Frame 1 (no input): blank canvas, image omitted
Frame 60 (the mouse pressed at the canvas centre just before this capture): blank canvas, image omitted
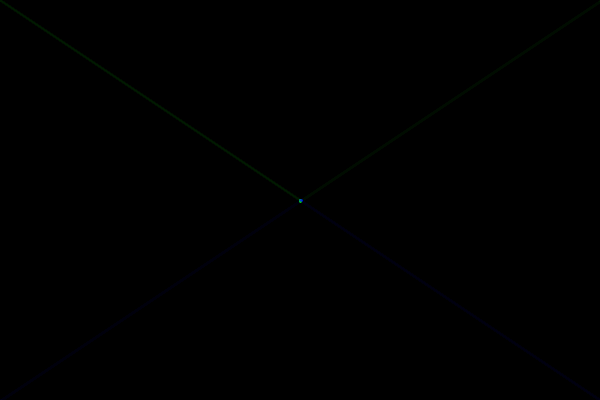
Frame 120 (the mouse held since frame 60 and released just before this capture)

The Processing sketch whose frames 1 and 60 were blank and that drew this single picture after the mouse press (run headless with seeded random() and noise(); from frame 60 on, the mouse is pressed at the canvas centre):

// Processing sketch: processing_88824
// ── processing_88824.pde

/* symmetry_pen */
/* draw symmetrical red and blue lines with the mouse */
/* rfboyce@gmail.com */
/* 08 Feb 2012 */

/* define globals */
color bgFill = color(0, 0, 0);
color penStroke = color(0, 255, 0);
color bluePenStroke = color(0, 0, 255);

/* set the canvas and base shapes*/
void setup(){
  size(600, 400);
  background(bgFill);
}

void draw(){
  rectMode(CORNER);
  noStroke();
  fill(bgFill, 10);
  rect(0, 0, width, height);
  smooth();
  // draw a pen tool
  strokeWeight(2);
  stroke(penStroke);
  line(mouseX, mouseY, pmouseX, pmouseY); 
  // and its reflection around Y
  pushMatrix();
  translate(width, 1);
  scale(-1, 1);
  stroke(penStroke, 80);
  line(mouseX, mouseY, pmouseX, pmouseY);
  popMatrix();
  // its reflection around X
  pushMatrix();
  translate(1, height);
  scale(1, -1);
  stroke(bluePenStroke, 100);
  line(mouseX, mouseY, pmouseX, pmouseY);
  popMatrix();
  // and its reflection around Y and X
  pushMatrix();
  translate(width, height);
  scale(-1, -1);
  stroke(bluePenStroke, 180);
  line(mouseX, mouseY, pmouseX, pmouseY);
  popMatrix();
}

/* print canvas when "p" is pressed */
void keyPressed(){
  if (key == 'p') {
    save("symmetry_pen.jpg");
  }
}
